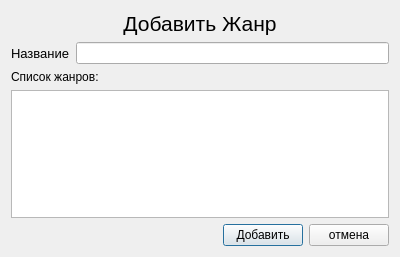
<?xml version="1.0" encoding="UTF-8"?>
<ui version="4.0">
 <class>Dialog</class>
 <widget class="QDialog" name="Dialog">
  <property name="geometry">
   <rect>
    <x>0</x>
    <y>0</y>
    <width>400</width>
    <height>257</height>
   </rect>
  </property>
  <property name="sizePolicy">
   <sizepolicy hsizetype="Fixed" vsizetype="Fixed">
    <horstretch>0</horstretch>
    <verstretch>0</verstretch>
   </sizepolicy>
  </property>
  <property name="maximumSize">
   <size>
    <width>400</width>
    <height>257</height>
   </size>
  </property>
  <property name="windowTitle">
   <string>Dialog</string>
  </property>
  <layout class="QVBoxLayout" name="verticalLayout_2">
   <item>
    <layout class="QVBoxLayout" name="verticalLayout">
     <item>
      <widget class="QLabel" name="label">
       <property name="font">
        <font>
         <pointsize>16</pointsize>
        </font>
       </property>
       <property name="text">
        <string>Добавить Жанр</string>
       </property>
       <property name="alignment">
        <set>Qt::AlignCenter</set>
       </property>
      </widget>
     </item>
     <item>
      <spacer name="verticalSpacer">
       <property name="orientation">
        <enum>Qt::Vertical</enum>
       </property>
       <property name="sizeHint" stdset="0">
        <size>
         <width>20</width>
         <height>40</height>
        </size>
       </property>
      </spacer>
     </item>
     <item>
      <layout class="QFormLayout" name="formLayout">
       <item row="0" column="0">
        <widget class="QLabel" name="label_2">
         <property name="font">
          <font>
           <pointsize>10</pointsize>
          </font>
         </property>
         <property name="text">
          <string>Название</string>
         </property>
        </widget>
       </item>
       <item row="0" column="1">
        <widget class="QLineEdit" name="lineEdit"/>
       </item>
      </layout>
     </item>
     <item>
      <widget class="QLabel" name="label_3">
       <property name="sizePolicy">
        <sizepolicy hsizetype="Fixed" vsizetype="Fixed">
         <horstretch>0</horstretch>
         <verstretch>0</verstretch>
        </sizepolicy>
       </property>
       <property name="maximumSize">
        <size>
         <width>400</width>
         <height>257</height>
        </size>
       </property>
       <property name="text">
        <string>Список жанров:</string>
       </property>
      </widget>
     </item>
     <item>
      <widget class="QTableWidget" name="tableWidget"/>
     </item>
     <item>
      <layout class="QHBoxLayout" name="horizontalLayout">
       <item>
        <spacer name="horizontalSpacer">
         <property name="orientation">
          <enum>Qt::Horizontal</enum>
         </property>
         <property name="sizeHint" stdset="0">
          <size>
           <width>40</width>
           <height>20</height>
          </size>
         </property>
        </spacer>
       </item>
       <item>
        <widget class="QPushButton" name="ok_btn">
         <property name="text">
          <string>Добавить</string>
         </property>
        </widget>
       </item>
       <item>
        <widget class="QPushButton" name="cancel_btn">
         <property name="text">
          <string>отмена</string>
         </property>
        </widget>
       </item>
      </layout>
     </item>
    </layout>
   </item>
  </layout>
 </widget>
 <resources/>
 <connections/>
</ui>
